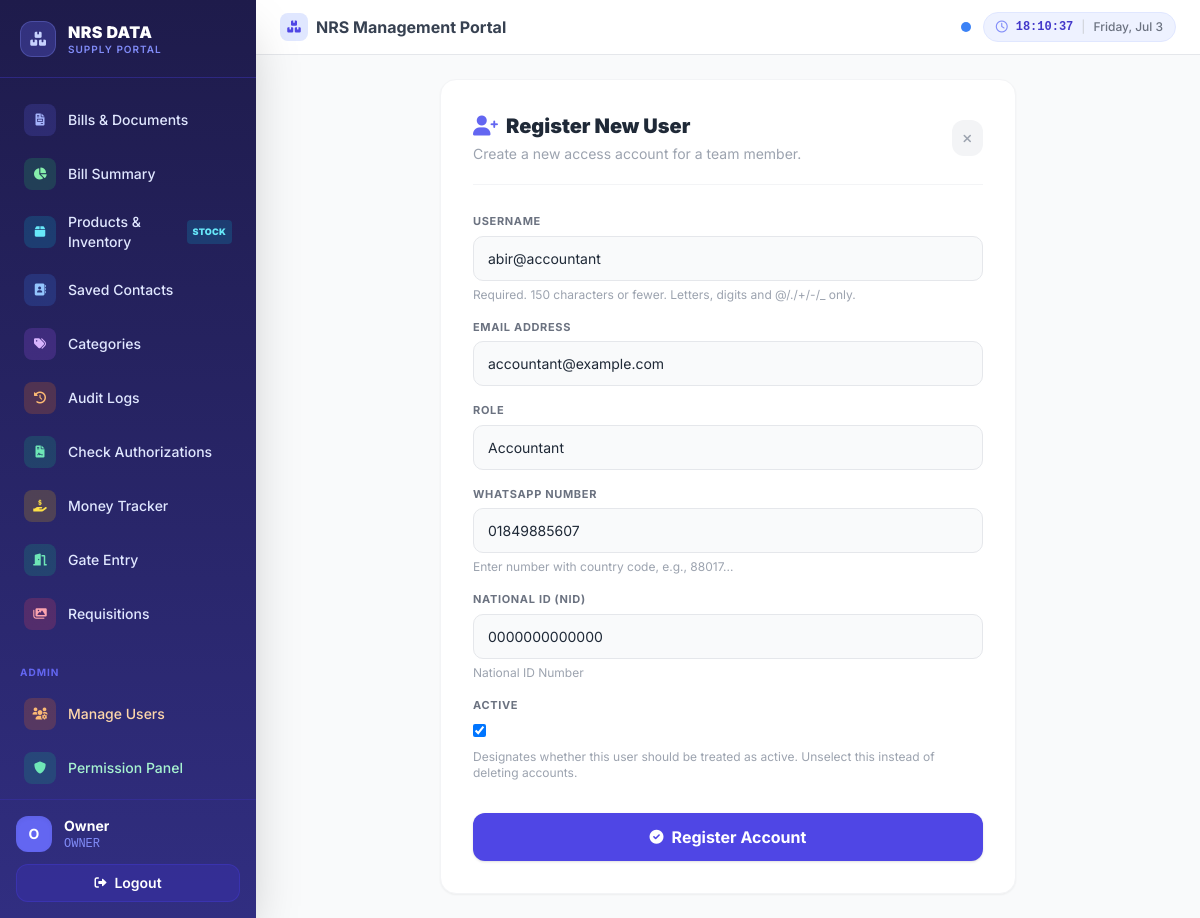
/accounts/users/2/update/ (signed in), run on the app's committed database.
### accounts/models.py (models this page shows)
class User(AbstractUser):
    ROLE_CHOICES = (
        ('SUPERADMIN', 'Super Admin'),
        ('ACCOUNTANT', 'Accountant'),
        ('SUPPLIER', 'Supplier'),
        ('OWNER', 'Owner'),
        ('BUYER', 'Buyer'),
    )
    role = models.CharField(max_length=20, choices=ROLE_CHOICES, default='BUYER')
    whatsapp_number = models.CharField(max_length=20, blank=True, help_text="Enter number with country code, e.g., 88017...")
    p_view_bill_summary = models.BooleanField(default=False)
    p_view_bills = models.BooleanField(default=False)
    p_create_bill = models.BooleanField(default=False)
    p_edit_bill = models.BooleanField(default=False)
    p_delete_bill = models.BooleanField(default=False)
    p_price_bill = models.BooleanField(default=False)
    p_approve_bill = models.BooleanField(default=False)
    p_manage_inventory = models.BooleanField(default=False)
    p_manage_contacts = models.BooleanField(default=False)
    p_manage_categories = models.BooleanField(default=False)
    p_view_gate_entry = models.BooleanField(default=False)
    p_manage_visual_requisitions = models.BooleanField(default=False)
    p_manage_requisitions = models.BooleanField(default=False)
    p_view_audit_logs = models.BooleanField(default=False)
    p_manage_authorizations = models.BooleanField(default=False)
    p_manage_users = models.BooleanField(default=False)
    p_manage_peer_transactions = models.BooleanField(default=False)
    p_print_documents = models.BooleanField(default=False)
    nid_number = models.CharField(max_length=20, blank=True, null=True, help_text="National ID Number")
    google_drive_json_key = models.TextField(blank=True, null=True, help_text="Google Drive Service Account JSON Key")

### accounts/views.py (the view)
# urls.py: path('users/<int:pk>/update/', views.user_update, name='user_update'),
@login_required
@permission_required('p_manage_users')
def user_update(request, pk):
    user_obj = get_object_or_404(CustomUser, pk=pk)
    if request.method == 'POST':
        form = UserUpdateForm(request.POST, instance=user_obj)
        if form.is_valid():
            form.save()
            messages.success(request, f"User '{user_obj.username}' updated.")
            return redirect('user_list')
    else:
        form = UserUpdateForm(instance=user_obj)
    return render(request, 'accounts/user_form.html', {'form': form, 'is_update': True})

### templates/accounts/user_form.html (shortened to what this page needs)
{% extends 'base.html' %}
{% block content %}
<div class="max-w-xl mx-auto">
    <div class="bg-white p-5 md:p-8 rounded-2xl shadow-sm border border-gray-100">
        <div class="flex items-center justify-between mb-7 pb-5 border-b border-gray-100">
            <div>
                <h2 class="text-xl font-black text-gray-800">
                    <i class="fas fa-user-plus text-indigo-500 mr-2"></i>Register New User
                </h2>
                <p class="text-sm text-gray-400 mt-1">Create a new access account for a team member.</p>
            </div>
            <a href="{% url 'user_list' %}" class="text-gray-400 hover:text-gray-700 bg-gray-100 hover:bg-gray-200 px-3 py-2 rounded-xl transition text-sm font-bold flex-shrink-0">
                <i class="fas fa-times text-xs"></i>
            </a>
        </div>
        <form method="post" class="space-y-4">
            {% for field in form %}
            {% if field.name == 'google_drive_json_key' %}
                {% if form.instance.role == 'OWNER' %}
                <div class="form-field">
                    <label class="form-label">{{ field.label }}</label>
                    <textarea name="{{ field.name }}" class="w-full border-1.5 border-gray-200 rounded-xl p-3 text-sm font-mono bg-gray-50 focus:bg-white focus:border-indigo-500 focus:ring-4 focus:ring-indigo-100 transition-all outline-none" rows="8" placeholder="Paste Service Account JSON content here...">{{ field.value|default:'' }}</textarea>
                    {% if field.help_text %}
                        <p class="text-xs text-gray-400 mt-1.5">{{ field.help_text|safe }}</p>
                    {% endif %}
                </div>
                {% endif %}
            {% else %}
            <div class="form-field">
                <label class="form-label">{{ field.label }}</label>
                {{ field }}
                {% if field.help_text %}
                    <p class="text-xs text-gray-400 mt-1.5">{{ field.help_text|safe }}</p>
                {% endif %}
            </div>
            {% endif %}
            {% endfor %}
            <div class="pt-4">
                <button type="submit" class="w-full bg-indigo-600 hover:bg-indigo-700 text-white font-bold py-3 px-4 rounded-xl shadow transition hover:shadow-md flex items-center justify-center gap-2">
                    <i class="fas fa-check-circle text-sm"></i> Register Account
                </button>
            </div>
        </form>
    </div>
</div>
{% endblock %}

### templates/base.html (shortened to what this page needs)
<!DOCTYPE html>
<html lang="en">
<head>
    <script src="https://cdn.tailwindcss.com/3.4.17"></script>
    <link href="https://cdnjs.cloudflare.com/ajax/libs/font-awesome/6.0.0/css/all.min.css" rel="stylesheet">
</head>
<body class="bg-gray-50 flex h-screen h-dvh overflow-hidden text-gray-800">
    {% if user.is_authenticated %}
    <aside id="sidebar" class="w-64 bg-gradient-to-b from-indigo-950 to-indigo-900 text-white flex flex-col h-screen h-dvh shrink-0 shadow-2xl">
        <div class="p-5 flex items-center justify-between border-b border-indigo-800/60">
            <div class="flex items-center gap-3">
                <div class="w-9 h-9 rounded-xl bg-indigo-500/30 border border-indigo-400/30 flex items-center justify-center">
                    <i class="fas fa-boxes-stacked text-indigo-200 text-sm"></i>
                </div>
                <div>
                    <h1 class="text-base font-black tracking-wide text-white">NRS DATA</h1>
                    <p class="text-[10px] text-indigo-400 uppercase font-semibold tracking-widest -mt-0.5">Supply Portal</p>
                </div>
            </div>
        </div>
        <nav class="flex-1 px-3 py-4 space-y-0.5 overflow-y-auto">
            {% if user.p_view_bills or user.is_superuser %}
            <a href="{% url 'transaction_list' %}" class="nav-link flex items-center gap-3 px-3 py-2.5 rounded-xl hover:bg-white/10 transition-all text-sm font-medium text-indigo-100" onclick="closeSidebar()">
                <span class="w-8 h-8 rounded-lg bg-indigo-500/20 flex items-center justify-center shrink-0">
                    <i class="fas fa-file-invoice text-indigo-300 text-xs"></i>
                </span>
                Bills &amp; Documents
            </a>
            {% endif %}
            {% if user.p_view_bill_summary or user.is_superuser %}
            <a href="{% url 'bill_summary' %}" class="nav-link flex items-center gap-3 px-3 py-2.5 rounded-xl hover:bg-white/10 transition-all text-sm font-medium text-indigo-100" onclick="closeSidebar()">
                <span class="w-8 h-8 rounded-lg bg-green-500/20 flex items-center justify-center shrink-0">
                    <i class="fas fa-chart-pie text-green-300 text-xs"></i>
                </span>
                Bill Summary
            </a>
            {% endif %}
            {% if user.role == 'SUPPLIER' or user.p_view_bills or user.p_manage_inventory or user.is_superuser %}
            <a href="{% url 'product_list' %}" class="nav-link flex items-center gap-3 px-3 py-2.5 rounded-xl hover:bg-white/10 transition-all text-sm font-medium text-indigo-100" onclick="closeSidebar()">
                <span class="w-8 h-8 rounded-lg bg-cyan-500/20 flex items-center justify-center shrink-0">
                    <i class="fas fa-box text-cyan-300 text-xs"></i>
                </span>
                Products &amp; Inventory
                {% if user.role == 'SUPPLIER' %}
                <span class="ml-auto bg-indigo-500/30 text-indigo-200 text-[9px] font-black px-1.5 py-0.5 rounded uppercase tracking-wide">Upload</span>
                {% else %}
                <span class="ml-auto bg-cyan-500/20 text-cyan-300 text-[9px] font-black px-1.5 py-0.5 rounded uppercase tracking-wide">Stock</span>
                {% endif %}
            </a>
            {% endif %}
            {% if user.p_manage_contacts or user.is_superuser %}
            <a href="{% url 'party_list' %}" class="nav-link flex items-center gap-3 px-3 py-2.5 rounded-xl hover:bg-white/10 transition-all text-sm font-medium text-indigo-100" onclick="closeSidebar()">
                <span class="w-8 h-8 rounded-lg bg-blue-500/20 flex items-center justify-center shrink-0">
                    <i class="fas fa-address-book text-blue-300 text-xs"></i>
                </span>
                Saved Contacts
            </a>
            {% endif %}
            {% if user.p_manage_categories or user.is_superuser %}
            <a href="{% url 'category_list' %}" class="nav-link flex items-center gap-3 px-3 py-2.5 rounded-xl hover:bg-white/10 transition-all text-sm font-medium text-indigo-100" onclick="closeSidebar()">
                <span class="w-8 h-8 rounded-lg bg-purple-500/20 flex items-center justify-center shrink-0">
                    <i class="fas fa-tags text-purple-300 text-xs"></i>
                </span>
                Categories
            </a>
            {% endif %}
            {% if user.p_approve_bill or user.is_superuser %}
            <a href="{% url 'audit_logs' %}" class="nav-link flex items-center gap-3 px-3 py-2.5 rounded-xl hover:bg-white/10 transition-all text-sm font-medium text-indigo-100" onclick="closeSidebar()">
                <span class="w-8 h-8 rounded-lg bg-orange-500/20 flex items-center justify-center shrink-0">
                    <i class="fas fa-history text-orange-300 text-xs"></i>
                </span>
                Audit Logs
            </a>
            {% endif %}
            {% if user.p_manage_authorizations or user.is_superuser %}
            <a href="{% url 'authorization_list' %}" class="nav-link flex items-center gap-3 px-3 py-2.5 rounded-xl hover:bg-white/10 transition-all text-sm font-medium text-indigo-100" onclick="closeSidebar()">
                <span class="w-8 h-8 rounded-lg bg-emerald-500/20 flex items-center justify-center shrink-0">
                    <i class="fas fa-file-contract text-emerald-300 text-xs"></i>
                </span>
                Check Authorizations
            </a>
            {% endif %}
            <a href="{% url 'peer_transaction_list' %}" class="nav-link flex items-center gap-3 px-3 py-2.5 rounded-xl hover:bg-white/10 transition-all text-sm font-medium text-indigo-100" onclick="closeSidebar()">
                <span class="w-8 h-8 rounded-lg bg-yellow-500/20 flex items-center justify-center shrink-0">
                    <i class="fas fa-hand-holding-dollar text-yellow-300 text-xs"></i>
                </span>
                Money Tracker
            </a>
            {% if user.p_view_gate_entry or user.is_superuser %}
            <a href="{% url 'gate_entry' %}" class="nav-link flex items-center gap-3 px-3 py-2.5 rounded-xl hover:bg-white/10 transition-all text-sm font-medium text-indigo-100" onclick="closeSidebar()">
                <span class="w-8 h-8 rounded-lg bg-emerald-500/20 flex items-center justify-center shrink-0">
                    <i class="fas fa-door-open text-emerald-300 text-xs"></i>
                </span>
                Gate Entry
            </a>
            {% endif %}
            {% if user.p_manage_visual_requisitions or user.authorized_requisitions.exists or user.is_superuser %}
            <a href="{% url 'visual_requisition_list' %}" class="nav-link flex items-center gap-3 px-3 py-2.5 rounded-xl hover:bg-white/10 transition-all text-sm font-medium text-indigo-100" onclick="closeSidebar()">
                <span class="w-8 h-8 rounded-lg bg-rose-500/20 flex items-center justify-center shrink-0">
                    <i class="fas fa-images text-rose-300 text-xs"></i>
                </span>
                Requisitions
            </a>
            {% endif %}
            {% if user.p_manage_users or user.is_superuser %}
            <div class="pt-4 pb-1 px-2">
                <span class="text-[10px] font-bold text-indigo-500 uppercase tracking-widest">Admin</span>
            </div>
            <a href="{% url 'user_list' %}" class="nav-link flex items-center gap-3 px-3 py-2.5 rounded-xl hover:bg-white/10 transition-all text-sm font-medium text-orange-200" onclick="closeSidebar()">
                <span class="w-8 h-8 rounded-lg bg-orange-500/20 flex items-center justify-center shrink-0">
                    <i class="fas fa-users-cog text-orange-300 text-xs"></i>
                </span>
                Manage Users
            </a>
            {% endif %}
            {% if user.p_approve_bill or user.is_superuser %}
            <a href="{% url 'permission_dashboard' %}" class="nav-link flex items-center gap-3 px-3 py-2.5 rounded-xl hover:bg-white/10 transition-all text-sm font-medium text-emerald-200" onclick="closeSidebar()">
                <span class="w-8 h-8 rounded-lg bg-emerald-500/20 flex items-center justify-center shrink-0">
                    <i class="fas fa-shield-alt text-emerald-300 text-xs"></i>
                </span>
                Permission Panel
            </a>
            {% endif %}
            <div class="pt-4 pb-1 px-2">
            </div>
        </nav>
        <div class="p-4 border-t border-indigo-800/60">
            <div class="flex items-center gap-3 mb-3">
                <div class="w-9 h-9 rounded-xl bg-indigo-500 flex items-center justify-center font-bold text-sm shadow-inner flex-shrink-0">
                    {{ user.username|make_list|first|upper }}
                </div>
                <div class="min-w-0">
                    <p class="font-bold text-sm text-white truncate">{{ user.username|title }}</p>
                    <p class="text-xs text-indigo-400 font-mono truncate">{{ user.role }}</p>
                </div>
            </div>
            <form action="{% url 'logout' %}" method="post">
                <button type="submit" class="w-full bg-indigo-800/60 hover:bg-red-600/80 text-white py-2 rounded-xl transition-all flex items-center justify-center gap-2 text-sm font-semibold border border-indigo-700/50 hover:border-red-500/50">
                    <i class="fas fa-sign-out-alt text-xs"></i> Logout
                </button>
            </form>
        </div>
    </aside>
    <main class="flex-1 flex flex-col h-screen h-dvh overflow-hidden bg-gray-50 min-w-0">
        <header class="bg-white border-b border-gray-200 px-4 md:px-6 py-3 flex justify-between items-center z-10 gap-3 shrink-0">
            <div class="flex items-center gap-2 min-w-0">
                <div class="hidden md:flex w-7 h-7 items-center justify-center rounded-lg bg-indigo-100">
                    <i class="fas fa-boxes-stacked text-indigo-600 text-xs"></i>
                </div>
                <h2 class="text-sm md:text-base font-bold text-gray-700 truncate">NRS Management Portal</h2>
            </div>
            <div class="flex items-center gap-3 ml-auto flex-shrink-0">
                <div class="flex items-center gap-2">
                    <div id="sync-status" class="w-2.5 h-2.5 rounded-full bg-gray-400" title="Checking status..."></div>
                </div>
                <div class="hidden sm:flex items-center gap-2 text-xs font-medium bg-indigo-50 border border-indigo-100 px-3 py-1.5 rounded-full flex-shrink-0">
                    <i class="far fa-clock text-indigo-400 text-xs"></i>
                    <span id="live-clock" class="font-mono text-indigo-700 font-semibold"></span>
                    <span class="text-gray-300">|</span>
                    <span id="live-date" class="text-gray-500 hidden md:inline"></span>
                </div>
            </div>
        </header>
        <div class="flex-1 overflow-y-auto p-4 md:p-6 relative mobile-pb page-content">
            {% block content %}{% endblock %}
        </div>
    </main>
    {% endif %}
</body>
</html>

### data on the page
User: username|make_list "O", username "Owner", role "OWNER"
User: form "abir@accountant" "accountant@example.com" "Accountant" "01849885607" "0000000000000" "☑"

### other printed values
{{ field.label }} "USERNAME" "EMAIL ADDRESS" "ROLE" "WHATSAPP NUMBER" "NATIONAL ID (NID)" "ACTIVE"
{{ field.help_text|safe }} "Required. 150 characters or fewer. Letters, digits and @/./+/-/_ only." "Enter number with country code, e.g., 88017..." "National ID Number" "Designates whether this user should be treated as active. Unselect this instead of deleting accounts."
